Frame 1 (no input): blank canvas, image omitted
Frame 60 (the mouse pressed at the canvas centre just before this capture): blank canvas, image omitted
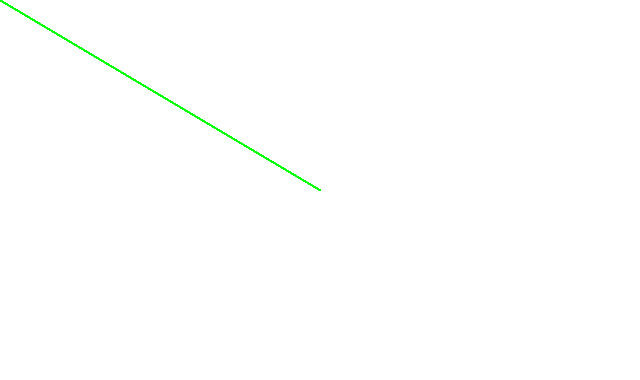
Frame 120 (the mouse held since frame 60 and released just before this capture)

The Processing sketch whose frames 1 and 60 were blank and that drew this single picture after the mouse press (run headless with seeded random() and noise(); from frame 60 on, the mouse is pressed at the canvas centre):

// Processing sketch: udk_test2
// ── udk_test2.pde
void setup() {
  size(640, 380);
  background(255, 255, 255); //white background
  stroke(0, 255, 0); //green foreground
}
void draw() {
  line(0, 0, mouseX, mouseY);
}
